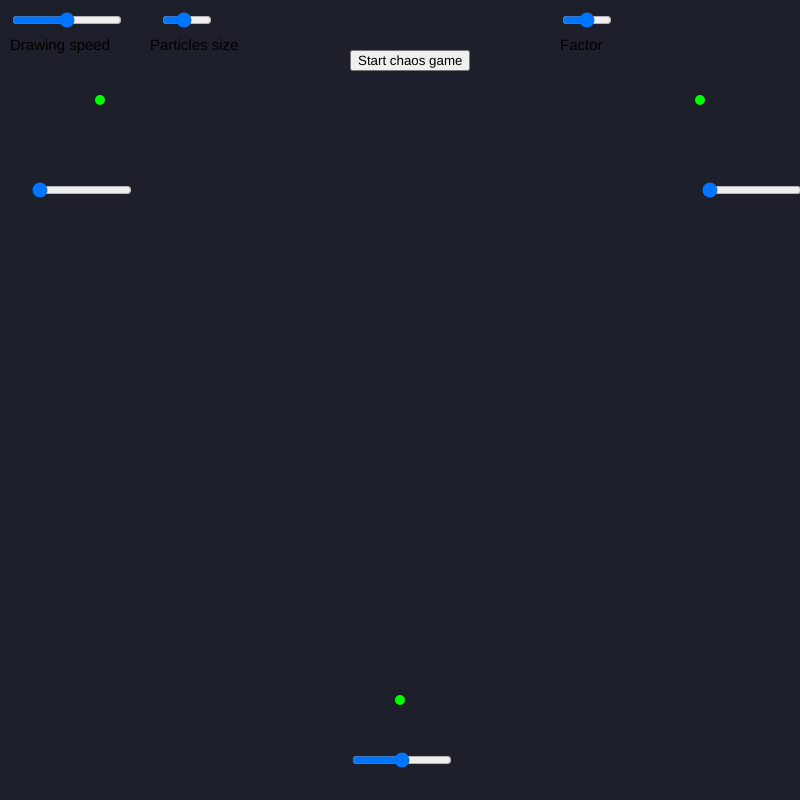
Frame 1 (no input)
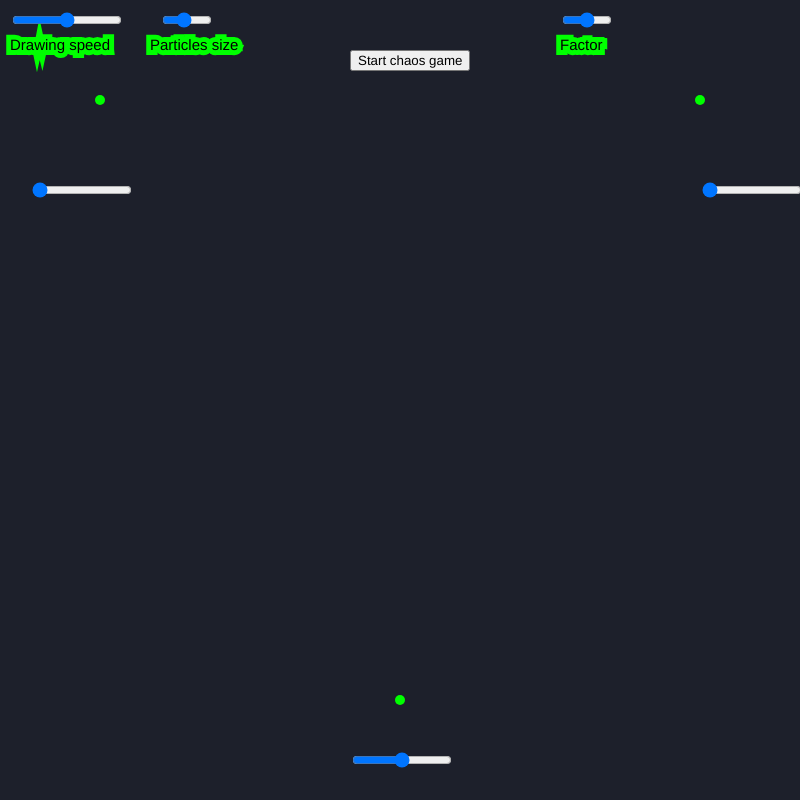
Frame 60 (no input)
Frame 120 (the mouse pressed at the canvas centre since frame 60): identical to frame 60, image omitted

The p5.js sketch that drew these frames (run headless with seeded random() and noise() and a simulated clock; from frame 60 on, the mouse is pressed at the canvas centre):

// p5.js sketch
// ── sketch.js
//Main variables
let running = false;
let HIGTH = (WIDTH = 800);
let points = [];
let a, b, c, x, y;
let factor;
let fpsSlider, aSlider, bSlider, cSlider, sizeSlider, factorSlider;
let startButton;

function setup() {
  createCanvas(HIGTH, WIDTH);

  //Menu
  fpsSlider = createSlider(0, 60, 30, 1);
  fpsSlider.position(10, 10);
  fpsSlider.style("width", "110px");

  aSlider = createSlider(100, 500, 100, 1);
  aSlider.position(30, 180);
  aSlider.style("width", "100px");
  aSlider.style("rotate", "90");

  bSlider = createSlider(100, 500, 100, 1);
  bSlider.position(700, 180);
  bSlider.style("width", "100px");
  bSlider.style("rotate", "90");

  cSlider = createSlider(100, 700, 400, 1);
  cSlider.position(350, 750);
  cSlider.style("width", "100px");

  sizeSlider = createSlider(0, 5, 2, 1);
  sizeSlider.position(160, 10);
  sizeSlider.style("width", "50px");

  factorSlider = createSlider(1, 3, 2, 0.5);
  factorSlider.position(560, 10);
  factorSlider.style("width", "50px");

  startButton = createButton("Start chaos game");
  startButton.position(350, 50);
  startButton.mousePressed(startGame);
  //
  a = createVector(100, 100);
  b = createVector(700, 100);
  c = createVector(400, 700);
  x = y = 0;
  background(29, 32, 43);
}
function draw() {
  frameRate(fpsSlider.value());
  if (running) {
    addNewPoint();
    drawPoints();
  } else {
    background(29, 32, 43);
    textSize(15);
    text("Drawing speed", 10, 50);
    textSize(15);
    text("Particles size", 150, 50);
    textSize(15);
    text("Factor", 560, 50);
    updateStartingPoints();
    factor = factorSlider.value();
  }
}
function drawPoints() {
  for (let i = 0; i < points.length; i++) {
    points[i].show();
  }
}
function addNewPoint() {
  for (let i = 0; i < 100; i++) {
    let r = random([a, b, c]);
    switch (r) {
      case a:
        x = (a.x + x) / factor;
        y = (a.y + y) / factor;
        points.push(new Point(x, y));
        break;
      case b:
        x = (b.x + x) / factor;
        y = (b.y + y) / factor;
        points.push(new Point(x, y));
        break;
      case c:
        x = (c.x + x) / factor;
        y = (c.y + y) / factor;
        points.push(new Point(x, y));
        break;
      default:
        break;
    }
  }
}
function startGame() {
  running = true;
}
function updateStartingPoints() {
  a.y = aSlider.value();
  b.y = bSlider.value();
  c.x = cSlider.value();
  strokeWeight(10);
  stroke(0, 255, 0);
  point(a.x, a.y);
  point(b.x, b.y);
  point(c.x, c.y);
}

// ── point.js
class Point {
  constructor(x, y) {
    this.x = x;
    this.y = y;
    this.color = [random(255), random(255), random(255)];
  }

  show() {
    strokeWeight(sizeSlider.value());
    stroke(this.color);
    point(this.x, this.y);
  }
}
